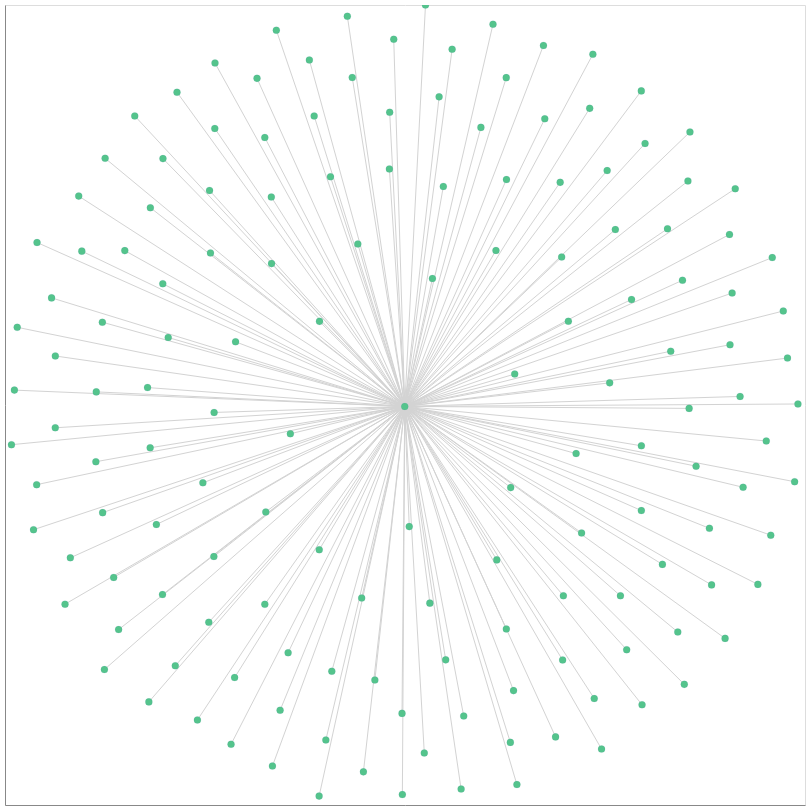

Notebook source saved alongside this figure:
### Markdown cell above
Show current graph:

### Code cell
# Compute positions
pos = nx.spring_layout(G)

options = {
    "font_size": 12,
    "node_size": 50,
    "edge_color": "lightgray",
    "node_color": "#54C48C",
    "linewidths": 0.1,
    "width": 1
}

# Show information about the graph
print(nx.info(G))
print("Network density:", nx.density(G))

# Disable maximum row check for big dataset
alt.data_transformers.disable_max_rows()

# Draw the graph using altair
viz = nxa.draw_networkx(G, pos=pos, node_tooltip='name', **options).properties(width=800, height=800)
viz.interactive()

### Figure 1 — Vega-Lite specification as saved in the notebook (floating-point values rounded to 4 significant figures; data arrays with more than 128 entries replaced by an {"elided": "..."} marker saying what was removed)
{"config": {"view": {"continuousWidth": 400, "continuousHeight": 300}}, "layer": [{"data": {"name": "data-c6ee004619bdfe653e963f1791f129f4"}, "mark": {"type": "line", "color": "lightgray", "opacity": 1, "strokeWidth": 1}, "encoding": {"detail": {"type": "quantitative", "field": "edge"}, "x": {"type": "quantitative", "axis": {"grid": false, "labels": false, "ticks": false, "title": ""}, "field": "x"}, "y": {"type": "quantitative", "axis": {"grid": false, "labels": false, "ticks": false, "title": ""}, "field": "y"}}, "selection": {"selector001": {"type": "interval", "bind": "scales", "encodings": ["x", "y"]}}}, {"data": {"name": "data-27305dd7c965d8c14371db8de0f22f9d"}, "mark": {"type": "point", "fill": "#54C48C", "opacity": 1, "size": 50, "strokeWidth": 0.1}, "encoding": {"tooltip": {"type": "nominal", "field": "name"}, "x": {"type": "quantitative", "axis": {"grid": false, "labels": false, "ticks": false}, "field": "x"}, "y": {"type": "quantitative", "axis": {"grid": false, "labels": false, "ticks": false}, "field": "y"}}}], "height": 800, "width": 800, "$schema": "https://vega.github.io/schema/vega-lite/v4.8.1.json", "datasets": {"data-c6ee004619bdfe653e963f1791f129f4": {"elided": "302 records"}, "data-27305dd7c965d8c14371db8de0f22f9d": {"elided": "152 records"}}}
